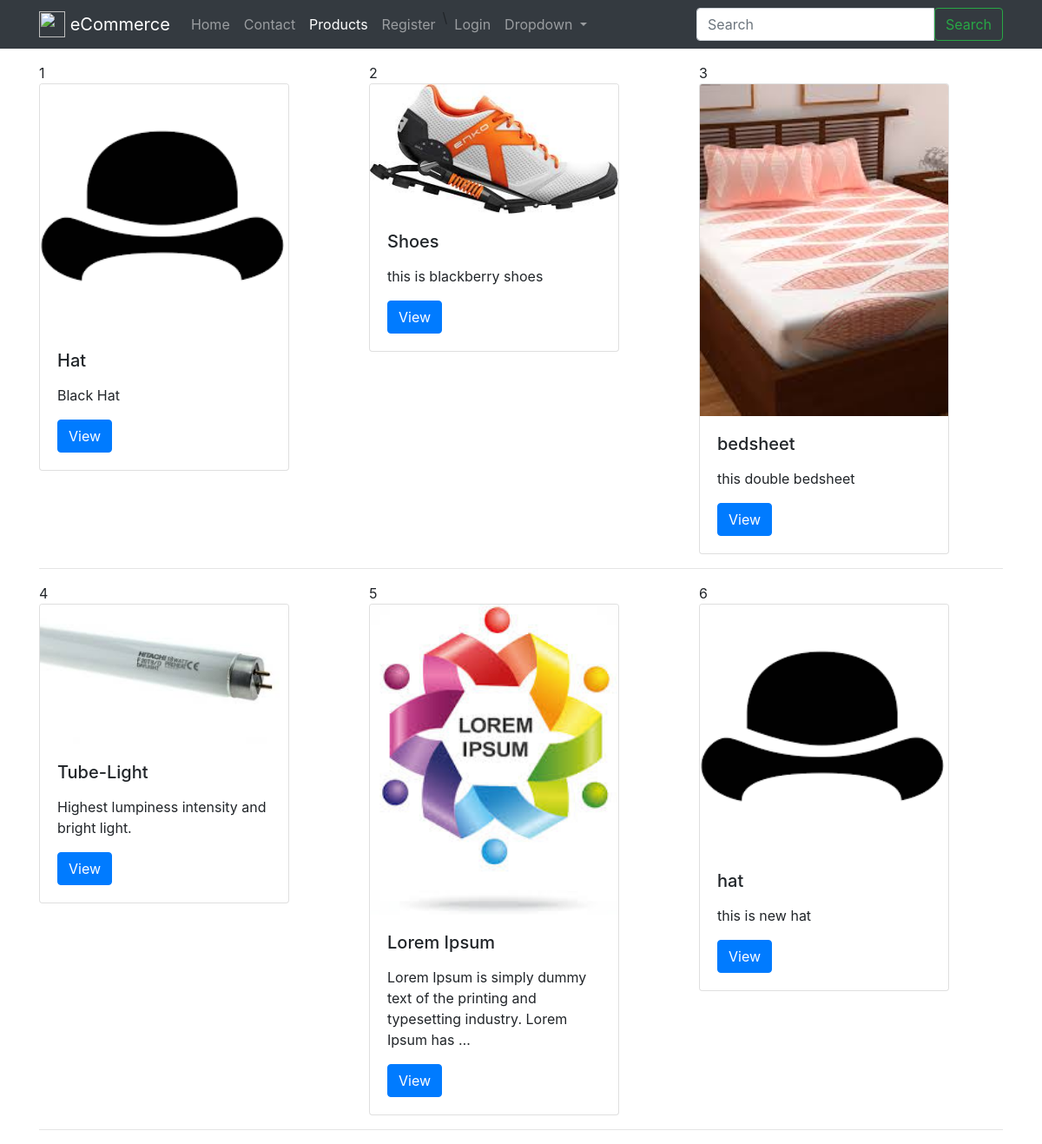
Screenshot of /products/ with the database file from the repository.
### products/models.py (models this page shows, shortened)
class Product(models.Model):
    title       = models.CharField(max_length=120)
    slug        = models.SlugField(blank=True,unique=True)
    description = models.TextField()
    price       = models.DecimalField(decimal_places=2,max_digits=20,default=39.99)
    image       = models.ImageField(upload_to='upload_image_path',null=True, blank=True)
    featured    = models.BooleanField(default=False)
    active      = models.BooleanField(default=True)
    timestamp   = models.DateTimeField(auto_now_add = True)
    objects = ProductManager()
    def get_absolute_url(self):
        return reverse("products:detail",kwargs={"slug":self.slug })

### products/views.py (the view)
class ProductListView(ListView):
    template_name = "products/list.html"
    def get_queryset(self,*args,**kwargs):
         request = self.request
         return  Product.objects.all()

### products/models.py (called while the page is built)
    def active(self):
        return self.filter(active=True)

    def get_queryset(self):
        return ProductQuerySet(self.model, using=self._db)

    def all(self):
        return self.get_queryset().active()

### products/templates/products/list.html
{% extends "base/base.html"%}
{% block content %}
  <div class="row">
    {% for obj in object_list %}
       <div class="col">
      {{ forloop.counter}}
      {% include 'products/snippets/card.html' with instance=obj %}
      {% if forloop.counter|divisibleby:3 %}
       </div> </div> <div class="row"> <div class="col-12"><hr></div>
      {% else %}
        </div>
      {% endif %}
    {% endfor %}
   </div>
  {% endblock %}

### products/templates/products/snippets/card.html
<div class="card " style="width: 18rem;">
  {% if instance.image %}
  <a href="{{ instance.get_absolute_url }}" class="">
    <img src="{{ instance.image.url }}" class="card-img-top" alt="{{ instance.title }} logo">
  </a>
  {% endif %}
  <div class="card-body">
    <h5 class="card-title">{{ instance.title }}</h5>
    <p class="card-text">{{ instance.description|linebreaks|truncatewords:15 }}</p>
    <a href="{{ instance.get_absolute_url }}" class="btn btn-primary">View</a>
  </div>
</div>

### rows the page displays
Product: image (picture), title "Hat", description "Black Hat"
Product: image (picture), title "Shoes", description "this is blackberry shoes"
Product: image (picture), title "bedsheet", description "this double bedsheet"
Product: image (picture), title "Tube-Light", description "Highest lumpiness intensity and bright light."
Product: image (picture), title "Lorem Ipsum", description "Lorem Ipsum is simply dummy text of the printing and typesetting industry. Lorem Ipsum has …"
Product: image (picture), title "hat", description "this is new hat"

### other values shown
{{ brand_name }} "eCommerce"
